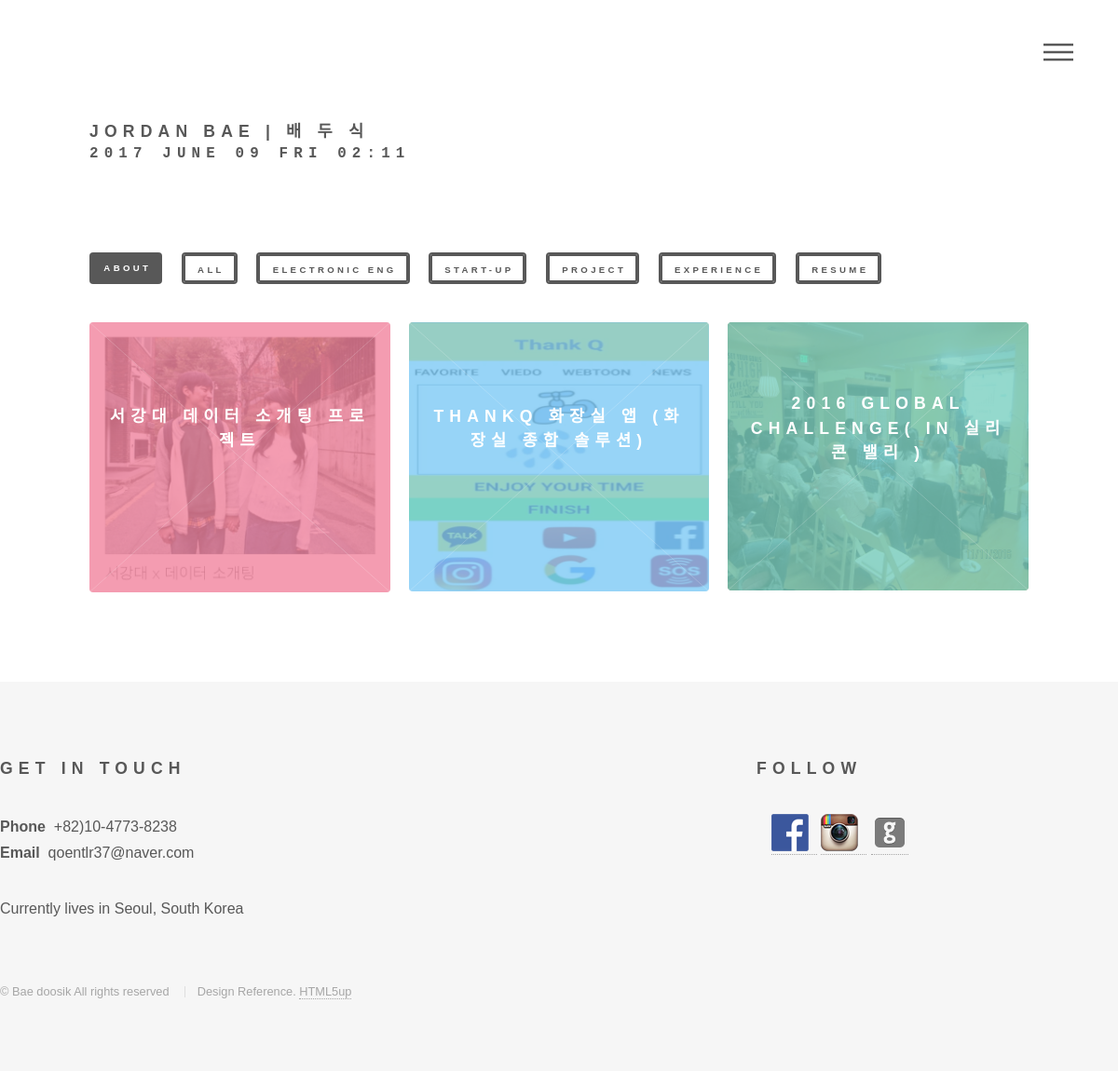
/, run on an earlier commit of the app's database.
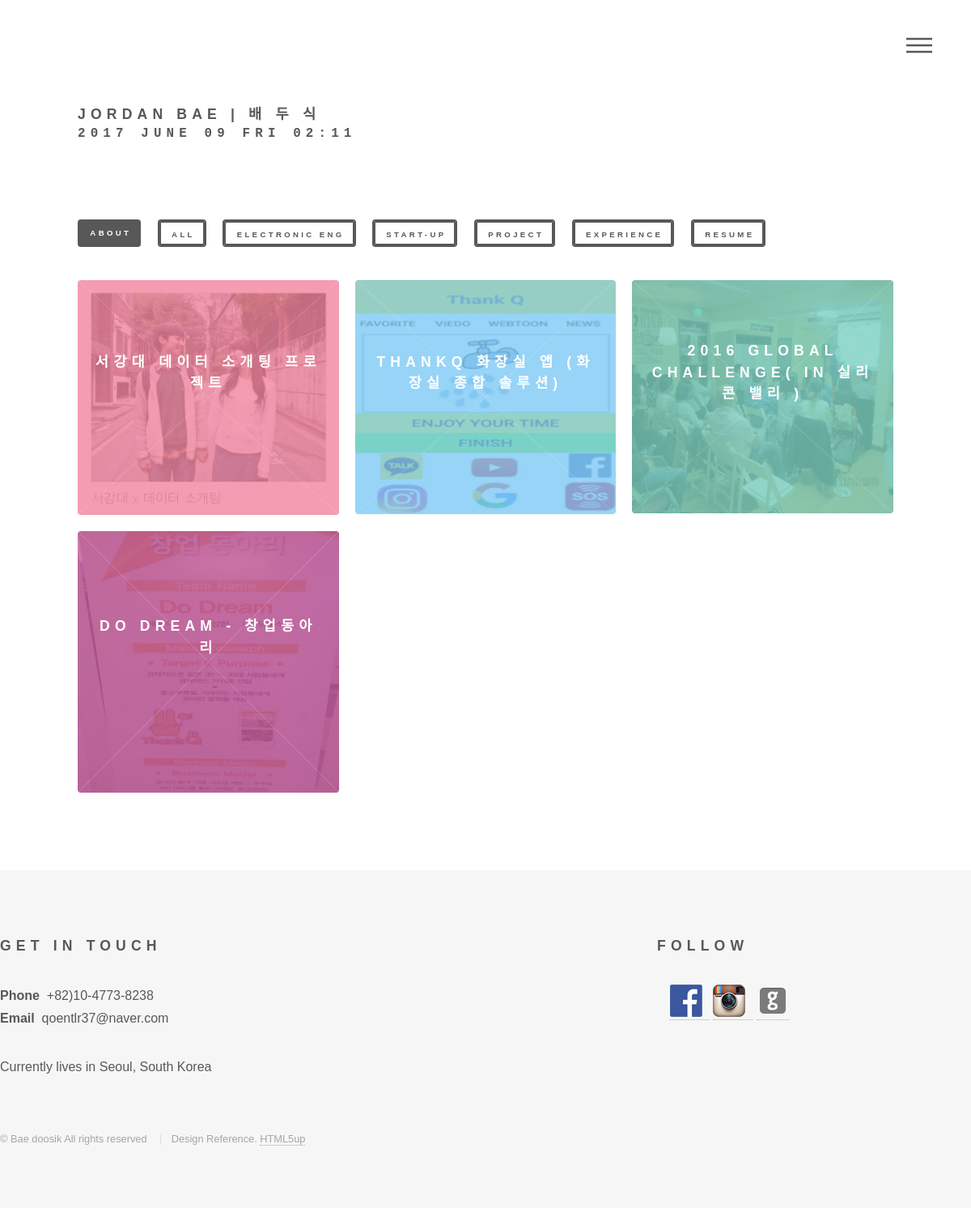
And on a later commit of the database.
### portfolio/models.py (models this page shows, shortened)
class TimestampModel(models.Model):
    created_date = models.DateTimeField(auto_now_add=True)
    updated_date = models.DateTimeField(auto_now=True, null=True)
    class Meta:
        abstract = True

class Post(TimestampModel):
    title = models.CharField(max_length=100)
    category= models.CharField(max_length=100,
        choices = (
            ('Electronic-Eng','Electronic-Eng'),
            ('Start-up','Start-up'),
            ('Project','Project'),
            ('Experience','Experience'),
        ),default=False)
    photo1 = models.ImageField(blank=True, upload_to='blog/photo1/%Y/%M/%D')
    photo2 = models.ImageField(blank=True, upload_to='blog/photo2/%Y/%M/%D')
    summary = models.CharField(max_length=200)
    period = models.CharField(max_length=200, default=False)
    url = models.CharField(max_length=100)
    class Meta:
        ordering = ['id']

### portfolio/views.py (the view)
# urls.py: url(r'^$',views.main_view,name='main_view'),
def main_view(request):
    post = Post.objects.all()
    return render(request,'portfolio/home.html',{
        'form':post
    })

### portfolio/templates/portfolio/home.html (shortened to what this page needs)
{% extends 'portfolio/layout.html' %}
{% load static  %}
{% block contents %}
	<div id="wrapper">
		<header id="header">
			<div class="inner">
					<a href="/"><h2>JORDAN BAE | 배 두 식 <pre>{% now "Y F d D H:i" %} </pre></h2></a>
				<br><br>
    		<nav>
    			<ul>
    				<li><a class = 'menu' href="#menu">Menu</a></li>
    			</ul>
    		</nav>
			</div>
		</header>
    <div id="main">
	<div class="inner">
		<header>
	  		  <ul class="actions">
                <li><a href="{% url "portfolio:profile" %}" class="button special small searchtag">About</a></li>
	  		  	<li><a href="{% url "portfolio:main_view" %}" class="button small searchtag">All</a></li>
	  		  	<li><a href="{% url "portfolio:elec" %}" class="button small searchtag">Electronic Eng</a></li>
	  		  	<li><a href="{% url "portfolio:startup" %}" class="button small searchtag">Start-up</a></li>
	  		  	<li><a href="{% url "portfolio:project" %}" class="button small searchtag">Project</a></li>
                <li><a href="{% url "portfolio:experience" %}" class="button small searchtag">Experience</a></li>
                <li><a href="{% url "portfolio:resume" %}" class="button small searchtag">RESUME</a></li>
	  		  </ul>
		</header>
		<section class="tiles">
            {% for post in form %}
                <article class={% cycle 'style1' 'style2' 'style3' 'style4' 'style5' 'style6'%}>
                        <span class="image">
                            <img src="{{ post.photo1.url }}" style="max-width: 100%" />
                        </span>
                    <a href="{% url post.url  %}">
                        <h2>{{ post.title  }}</h2>
                    </a>
                </article>
            {% endfor %}
		</section>
	</div>
</div>
</div>
{% endblock %}

What changed in the data, as far as the page shows it:
added Post: photo1 (picture), title "DO DREAM - 창업동아리"
